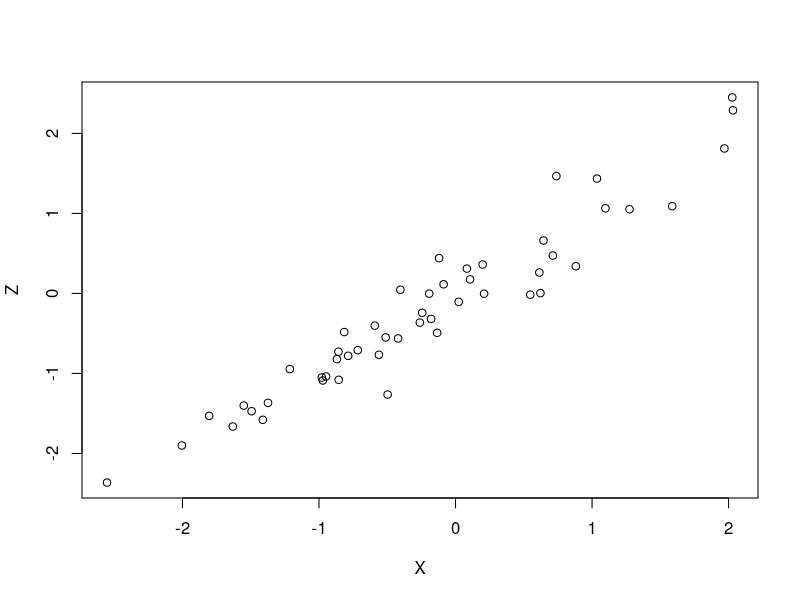
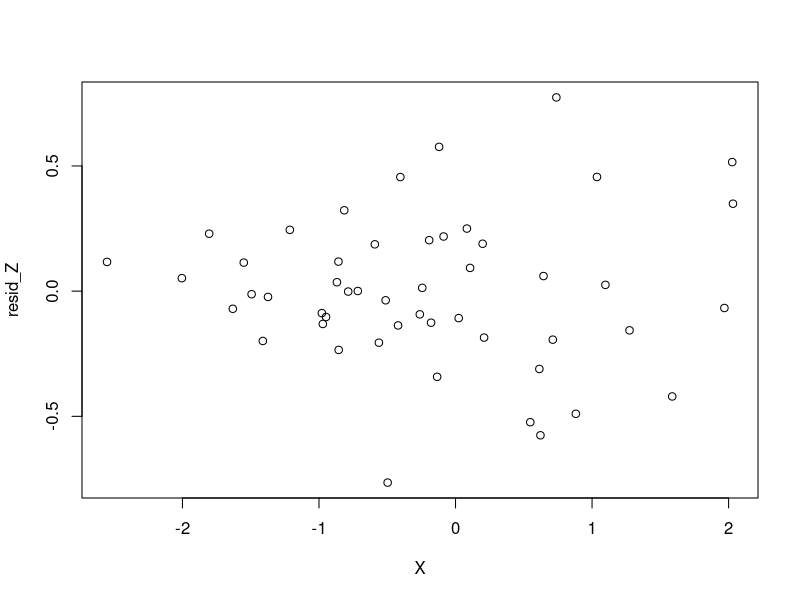
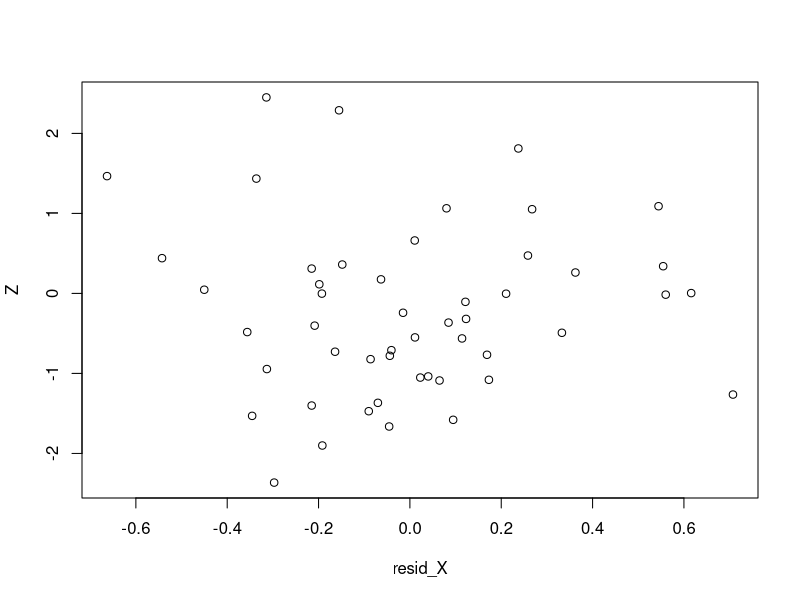

The R script that drew these images, in order:
# calculate the standard error of the mean for a variable
mu = 0
std = 1

niter = 1e3
boot_summary = matrix(nrow = niter, ncol = 1)
colnames(boot_summary) = c("muX")

n = 30
for(i in 1:niter) {
  X = rnorm(n, mu, std)
  boot_summary[i] = mean(X)
}

#hist(boot_summary)
sd(boot_summary)

std/sqrt(n-1)








set.seed(1234)
n = 50

require(mvtnorm)
mu = c(0, 0)
Sig = cbind(c(1, 0.95), c(0.95, 1))
mvout = rmvnorm(n, mu, Sig)
X = mvout[,1]; Z = mvout[,2]

plot(X, Z)

Y = rnorm(n, 0, 1) + X

mod = lm(Y~X + Z)
summary(mod)


resid_Z = resid(lm(Z~X))
plot(X, resid_Z)

mod = lm(Y~X + resid_Z)
summary(mod)




resid_X = resid(lm(X~Z))
plot(resid_X, Z)

mod = lm(Y~resid_X + Z)
summary(mod)



XpZ = X + Z

mod_ad = lm(Y~XpZ)
summary(mod_ad)

